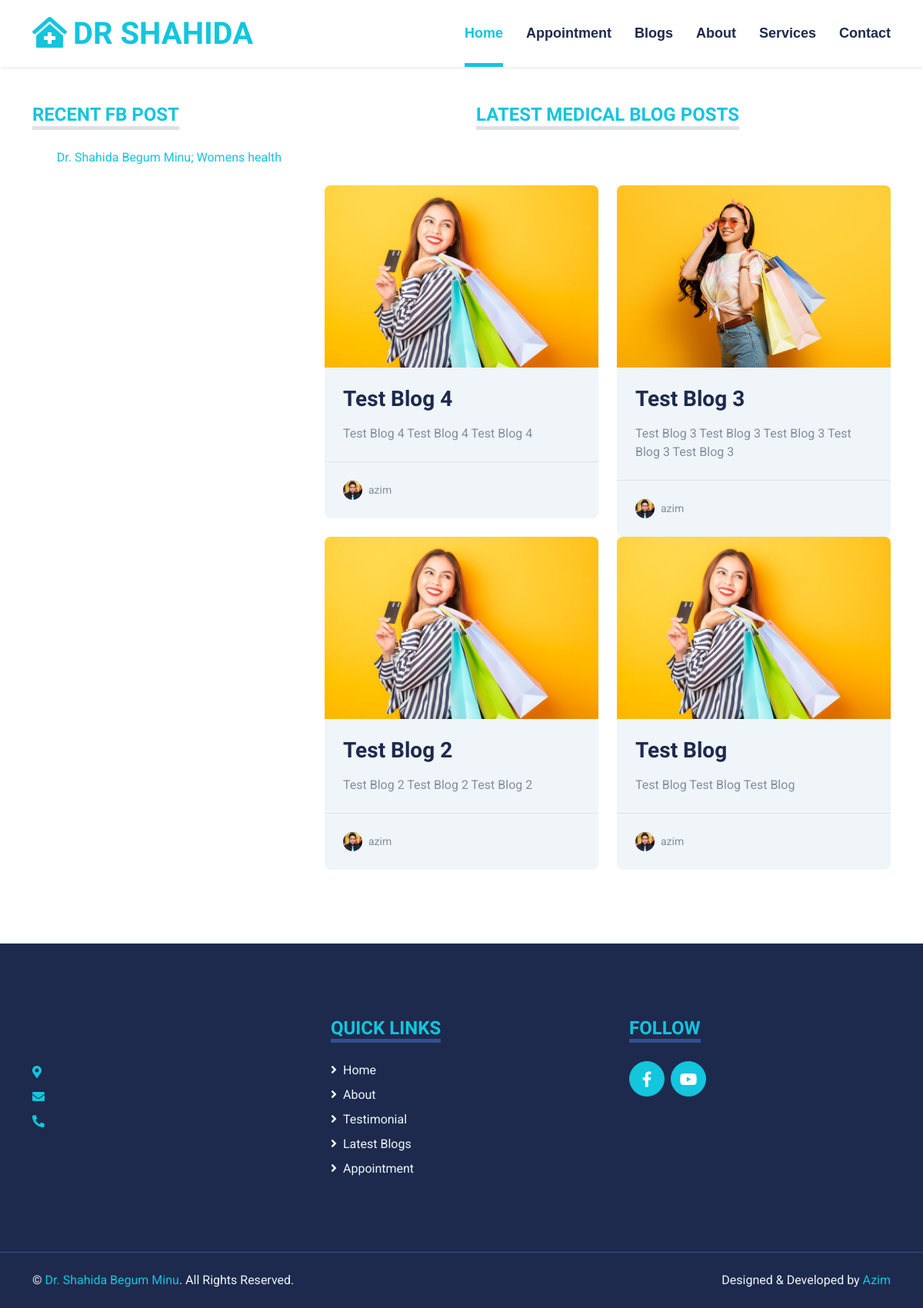
Screenshot of /blog/ with the database file from the repository.
### dr_shahida/models.py (models this page shows, shortened)
class BlogPost(models.Model):
    title = models.CharField(max_length=200, unique=True)
    slug = models.SlugField(max_length=200, unique=True)
    author = models.ForeignKey(User, on_delete= models.CASCADE,related_name='blog_posts')
    updated_on = models.DateTimeField(auto_now= True)
    img = models.ImageField(upload_to='featured_image')
    content = models.TextField()
    created_on = models.DateTimeField(auto_now_add=True)
    status = models.IntegerField(choices=STATUS, default=0)
    class Meta:
        ordering = ['-created_on']

### dr_shahida/views.py (the view)
# urls.py: 2. Add a URL to urlpatterns:  path('blog/', include('blog.urls'))
def blog(request):
    blog_posts = BlogPost.objects.all()
    diction = {'blog_posts':blog_posts}
    return render(request, 'dr_shahida/blog.html', context=diction)

### templates/dr_shahida/blog.html (shortened to what this page needs)
{% extends 'dr_shahida/base.html' %}
{% load i18n %}
{% load static %}
{% block content %}
    <div class="container-fluid py-5">
        <div class="container">
            <div class="row">
                <div class="col-xl-4 col-lg-4 col-md-12 col-sm-12">
                        <div class="mb-5">
                            <h4 class="d-inline-block text-primary text-uppercase border-bottom border-5 mb-4">Recent FB Post</h4>
                            <div class="text-center mx-auto mb-5" style="max-width: 500px;">
                                <div class="fb-page" data-href="https://www.facebook.com/Dr.ShahidaBegumMinu/" data-tabs="timeline" data-width="" data-height="1200" data-small-header="false" data-adapt-container-width="true" data-hide-cover="false" data-show-facepile="true"><blockquote cite="https://www.facebook.com/Dr.ShahidaBegumMinu/" class="fb-xfbml-parse-ignore"><a href="https://www.facebook.com/Dr.ShahidaBegumMinu/">Dr. Shahida Begum Minu; Womens health</a></blockquote></div>
                            </div>
                        </div>
                </div>
                <div class="col-xl-8 col-lg-8 col-md-12 col-sm-12">
                    <div class="text-center mx-auto mb-5" style="max-width: 500px;">
                        <h4 class="d-inline-block text-primary text-uppercase border-bottom border-5 mb-4">Latest Medical Blog Posts</h4>
                    </div>
                    <div class="row">
                        {% for blog_post in blog_posts %}
                    <div class="col-xl-6 col-lg-6 col-md-12 col-sm-12">
                        <div class="bg-light rounded overflow-hidden">
                            <img class="img-fluid w-100" src="{{ blog_post.img.url }}" alt="">
                        <div class="p-4">
                            <a class="h3 d-block mb-3" href="{% url 'blogdetailview' post_id=blog_post.id  %}">{{ blog_post.title }}</a>
                            <p class="m-0">{{ blog_post.content }}</p>
                        </div>
                        <div class="d-flex justify-content-between border-top p-4">
                            <div class="d-flex align-items-center">
                                <img class="rounded-circle me-2" src="{% static 'img/user.jpg' %}" width="25" height="25" alt="">
                                <small>{{ blog_post.author }}</small>
                            </div>
                        </div>
                    </div>
                </div>
            {% endfor %}
                    </div>
                </div>
            </div>
            </div>
    </div>
{% endblock %}
{% block footer %}
{% include 'dr_shahida/footer.html' %}
{% endblock %}

### templates/dr_shahida/base.html (shortened to what this page needs)
<!DOCTYPE html>
<html lang="en">
{% load i18n %}
{% load static %}
<head>
    <link href="https://cdnjs.cloudflare.com/ajax/libs/font-awesome/5.15.0/css/all.min.css" rel="stylesheet">
    <link href="https://cdn.jsdelivr.net/npm/bootstrap-icons@1.4.1/font/bootstrap-icons.css" rel="stylesheet">
    <link href="{% static 'lib/owlcarousel/assets/owl.carousel.min.css' %}" rel="stylesheet">
    <link href="{% static 'lib/tempusdominus/css/tempusdominus-bootstrap-4.min.css' %}" rel="stylesheet" />
    <link href="{% static 'css/bootstrap.min.css' %}" rel="stylesheet">
    <link href="{% static 'css/style.css' %}" rel="stylesheet">
</head>
<body>
    <div class="container-fluid sticky-top bg-white shadow-sm">
        <div class="container">
            <nav class="navbar navbar-expand-lg bg-white navbar-light py-3 py-lg-0">
                <a href="{% url 'index' %}" class="navbar-brand">
                    <h1 class="m-0 text-uppercase text-primary"><i class="fa fa-clinic-medical me-2"></i>Dr Shahida</h1>
                </a>
                <div class="collapse navbar-collapse" id="navbarCollapse">
                    <div class="navbar-nav ms-auto py-0">
                        <a href="{% url 'index' %}" class="nav-item nav-link active">Home</a>
                        <a href="http://127.0.0.1:8000/#appointment" class="nav-item nav-link">Appointment</a>
                        <a href="http://127.0.0.1:8000/#blog" class="nav-item nav-link">Blogs</a>
                        <a href="http://127.0.0.1:8000/#about" class="nav-item nav-link">About</a>
                        <a href="http://127.0.0.1:8000/#services" class="nav-item nav-link">Services</a>
                        <a href="{% url 'contact' %}" class="nav-item nav-link">Contact</a>
                    </div>
                </div>
            </nav>
        </div>
    </div>
    {% block content %}
    {% endblock %}
    {% block footer %}
    {% endblock %}
</body>
</html>

### templates/dr_shahida/footer.html (shortened to what this page needs)
{% load i18n %}
   <div class="container-fluid bg-dark text-light mt-5 py-5">
    <div class="container py-5">
        <div class="row g-5">
            <div class="col-lg-4 col-md-6 col-sm-12">
                <p class="mb-2"><i class="fa fa-map-marker-alt text-primary me-3"></i>{{footer_address}}</p>
                <p class="mb-2"><i class="fa fa-envelope text-primary me-3"></i>{{footer_email}}</p>
                <p class="mb-0"><i class="fa fa-phone-alt text-primary me-3"></i>{{footer_phone}}</p>
            </div>
            <div class="col-lg-4 col-md-6 col-sm-12">
                <h4 class="d-inline-block text-primary text-uppercase border-bottom border-5 border-secondary mb-4">Quick Links</h4>
                <div class="d-flex flex-column justify-content-start">
                    <a class="text-light mb-2" href="{% url 'index' %}"><i class="fa fa-angle-right me-2"></i>Home</a>
                    <a class="text-light mb-2" href="#about"><i class="fa fa-angle-right me-2"></i>About</a>
                    <a class="text-light mb-2" href="{% url 'testimonial' %}"><i class="fa fa-angle-right me-2"></i>Testimonial</a>
                    <a class="text-light mb-2" href="#blog"><i class="fa fa-angle-right me-2"></i>Latest Blogs</a>
                    <a class="text-light" href="#appointment"><i class="fa fa-angle-right me-2"></i>Appointment</a>
                </div>
            </div>
            <div class="col-lg-4 col-md-6 col-sm-12">
                <h4 class="d-inline-block text-primary text-uppercase border-bottom border-5 border-secondary mb-4">Follow</h4>
                <div class="d-flex">
                    <a class="btn btn-lg btn-primary btn-lg-square rounded-circle me-2" href="https://www.facebook.com/Dr.ShahidaBegumMinu/"><i class="fab fa-facebook-f"></i></a>
                    <a class="btn btn-lg btn-primary btn-lg-square rounded-circle" href="https://www.youtube.com/@onlineteachingofgynecology3449"><i class="fab fa-youtube"></i></a>
                </div>
            </div>
        </div>
    </div>
</div>
<div class="container-fluid bg-dark text-light border-top border-secondary py-4">
    <div class="container">
        <div class="row g-5">
            <div class="col-md-6 text-center text-md-start">
                <p class="mb-md-0">&copy; <a class="text-primary" href="{% url 'index' %}">Dr. Shahida Begum Minu</a>. All Rights Reserved.</p>
            </div>
            <div class="col-md-6 text-center text-md-end">
                <p class="mb-0">Designed & Developed by <a class="text-primary" href="https://www.fiverr.com/azimugv">Azim</a></p>
            </div>
        </div>
    </div>
</div>

### static/css/style.css (style rules this page uses)
:root { --primary: #13C5DD; --secondary: #354F8E; --light: #EFF5F9; --dark: #1D2A4D; }
.btn { font-weight: 700; transition: .5s; }
.btn-primary { color: #FFFFFF; }
.btn-lg-square { width: 46px; height: 46px; }
.btn-square, .btn-sm-square, .btn-lg-square { padding-left: 0; padding-right: 0; text-align: center; }
.navbar-light .navbar-nav .nav-link { font-family: 'Jost', sans-serif; position: relative; margin-left: 30px; padding: 30px 0; font-size: 18px; font-weight: 700; color: var(--dark); outline: none; transition: .5s; }
.navbar-light .navbar-nav .nav-link:hover, .navbar-light .navbar-nav .nav-link.active { color: var(--primary); }
@media (min-width: 992px) { .navbar-light .navbar-nav .nav-link::before { position: absolute; content: ""; width: 0; height: 5px; bottom: 0; left: 50%; background: var(--primary); transition: .5s; } }
@media (min-width: 992px) { .navbar-light .navbar-nav .nav-link:hover::before, .navbar-light .navbar-nav .nav-link.active::before { width: 100%; left: 0; } }

### rows the page displays
BlogPost: img (picture), title "Test Blog 4", content "Test Blog 4 Test Blog 4 Test Blog 4", author "azim"
BlogPost: img (picture), title "Test Blog 3", content "Test Blog 3 Test Blog 3 Test Blog 3 Test Blog 3 Test Blog 3", author "azim"
BlogPost: img (picture), title "Test Blog 2", content "Test Blog 2 Test Blog 2 Test Blog 2", author "azim"
BlogPost: img (picture), title "Test Blog", content "Test Blog Test Blog Test Blog", author "azim"
